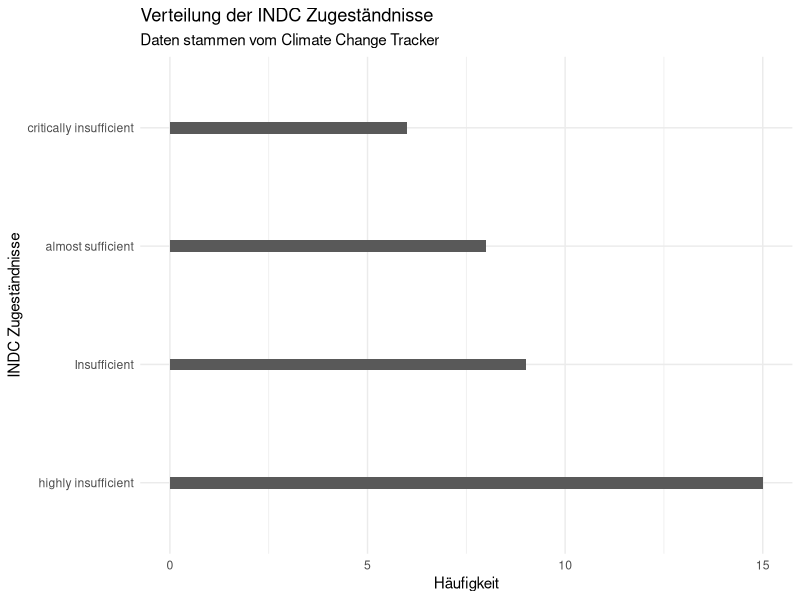
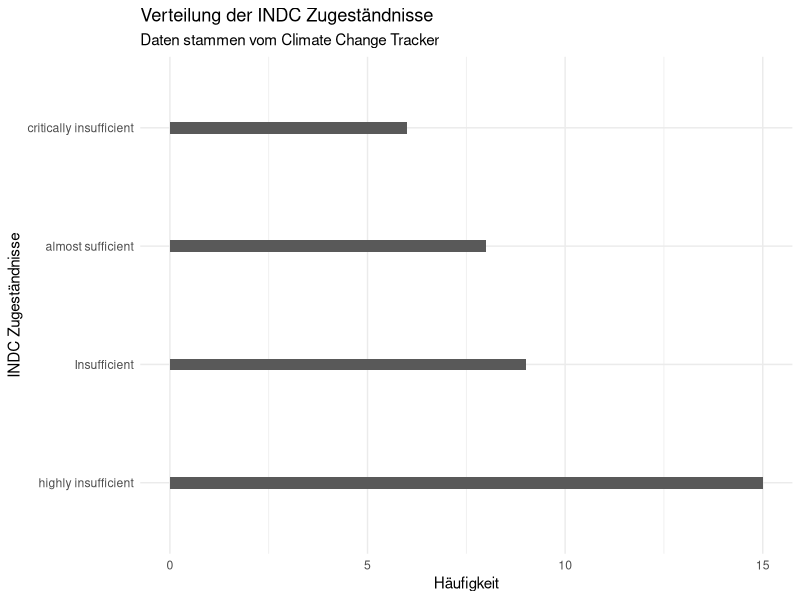

The R source for these figures, in order:
#######################################
# ggplot abspeichern
#######################################

library(tidyverse)
library(readxl)
library(ggplot2)

# um die Grafiken einfach zu halten (Stichwort Ink-Data Ratio)
theme_set(theme_minimal())

# Einlesen der kategorischen Variable (Quelle: Climate Change Tracker: https://climateactiontracker.org/)
climatetracker <- read_excel('./data/ratings_climateactiontracker.xlsx')

#----
# Grafik erstellen
#----
count <- climatetracker %>% mutate(count=1) %>% 
  group_by(rating) %>% 
  dplyr::summarise(count=sum(count))

climatetracker <- left_join(climatetracker,count) %>%
  arrange(desc(count)) 

climatetracker$rating <- factor(climatetracker$rating,levels=unique(climatetracker$rating))


ggplot(climatetracker, aes(rating)) + geom_bar(width=0.1)+
  labs(x="INDC Zugeständnisse",
       y="Häufigkeit",
       title="Verteilung der INDC Zugeständnisse",
       subtitle = "Daten stammen vom Climate Change Tracker")+
  coord_flip()


#----
# Grafik speichern
#----

ggsave("./figs/indc.png",width=8,height=8)
